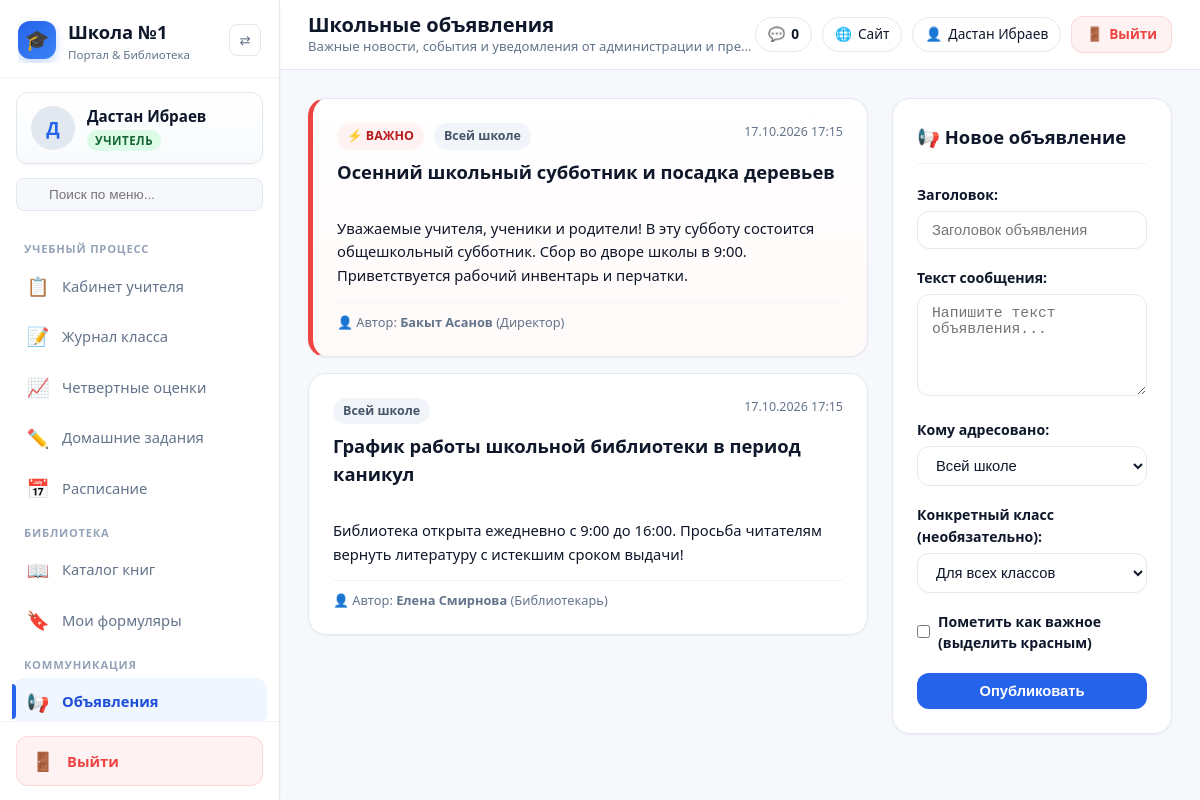
/school/announcements/ (signed in), run on the app's committed database.
### accounts/models.py (models this page shows, shortened)
class User(AbstractUser):
    role = models.CharField(
        max_length=20,
        choices=Role.choices,
        default=Role.STUDENT,
        verbose_name="Роль"
    )
    phone = models.CharField(
        max_length=30,
        blank=True,
        verbose_name="Номер телефона"
    )
    linked_gmail = models.EmailField(
        blank=True,
        null=True,
        verbose_name="Привязанный Gmail",
        help_text="Для сброса пароля и уведомлений"
    )
    avatar = models.ImageField(
        upload_to='avatars/',
        null=True,
        blank=True,
        verbose_name="Фото профиля"
    )
    preferred_language = models.CharField(
        max_length=10,
        default='ru',
        choices=[
            ('ru', 'Русский'),
            ('kg', 'Кыргызча'),
            ('en', 'English'),
        ],
        verbose_name="Язык интерфейса"
    )
    font_size = models.CharField(
        max_length=10,
        default='normal',
        choices=[
            ('compact', 'Компактный (90%)'),
            ('normal', 'Стандартный (100%)'),
            ('large', 'Крупный (115%)'),
        ],
        verbose_name="Размер текста"
    )
    class Meta:
        verbose_name = "Пользователь"
        verbose_name_plural = "Пользователи"
    @property
    def is_student(self):
        return self.role == Role.STUDENT
    @property
    def is_parent(self):
        return self.role == Role.PARENT
    @property
    def is_teacher(self):
        return self.role == Role.TEACHER
    @property
    def is_librarian(self):
        return self.role == Role.LIBRARIAN
    @property
    def role_title(self):
        return dict(Role.choices).get(self.role, self.role)
    @property
    def role_badge_class(self):
        classes = {
            Role.STUDENT: 'badge-student',
            Role.PARENT: 'badge-parent',
            Role.TEACHER: 'badge-teacher',
            Role.LIBRARIAN: 'badge-librarian',
            Role.DIRECTOR: 'badge-director',
        }
        return classes.get(self.role, 'badge-secondary')
    @property
    def display_name(self):
        full = self.get_full_name()
        if full.strip():
            return full
        return self.username

### school/models.py (models this page shows, shortened)
class Announcement(models.Model):
    TARGET_ROLES = [
        ('all', 'Всей школе'),
        ('students', 'Ученикам'),
        ('parents', 'Родителям'),
        ('teachers', 'Учителям'),
    ]
    title = models.CharField(max_length=200, verbose_name="Заголовок")
    content = models.TextField(verbose_name="Текст объявления")
    author = models.ForeignKey(settings.AUTH_USER_MODEL, on_delete=models.CASCADE, related_name='announcements', verbose_name="Автор")
    target_role = models.CharField(max_length=20, choices=TARGET_ROLES, default='all', verbose_name="Кому адресовано")
    target_class = models.ForeignKey(SchoolClass, null=True, blank=True, on_delete=models.SET_NULL, verbose_name="Для конкретного класса")
    is_important = models.BooleanField(default=False, verbose_name="Важное объявление")
    created_at = models.DateTimeField(auto_now_add=True, verbose_name="Дата публикации")
    class Meta:
        verbose_name = "Объявление"
        verbose_name_plural = "Объявления"
        ordering = ['-is_important', '-created_at']

### school/views.py (the view, shortened to what this page needs)
# urls.py: path('announcements/', views.announcements_view, name='announcements'),
@login_required
def announcements_view(request):
    user = request.user
    role_q = Q(target_role='all')
    if user.is_student:
        role_q |= Q(target_role='students')
    elif user.is_parent:
        role_q |= Q(target_role='parents')
    elif user.is_teacher:
        role_q |= Q(target_role='teachers')
    announcements = Announcement.objects.filter(role_q).select_related('author', 'target_class').order_by('-is_important', '-created_at')
    classes = SchoolClass.objects.all().order_by('number', 'letter')
    return render(request, 'school/announcements.html', {
        'announcements': announcements,
        'classes': classes,
    })

### school/models.py (called while the page is built)
    @property
    def name(self):
        return f"{self.number}-{self.letter}"

### templates/school/announcements.html (shortened to what this page needs)
{% extends 'base.html' %}
{% load static %}
{% block page_title %}Школьные объявления{% endblock %}
{% block page_subtitle %}Важные новости, события и уведомления от администрации и преподавателей{% endblock %}
{% block content %}
<div class="grid-aside-2-1">
  <div style="display: flex; flex-direction: column; gap: 16px;">
    {% for a in announcements %}
      <div class="card" style="margin-bottom: 0; {% if a.is_important %}border-left: 5px solid var(--danger); background: linear-gradient(180deg, #fff, #fff9f9);{% endif %}">
        <div style="display: flex; justify-content: space-between; align-items: flex-start; margin-bottom: 8px;">
          <div>
            {% if a.is_important %}
              <span class="badge badge-danger" style="margin-right: 6px;">⚡ ВАЖНО</span>
            {% endif %}
            <span class="badge badge-secondary">{{ a.get_target_role_display }}</span>
          </div>
          <span style="font-size: 0.78rem; color: var(--text-muted);">{{ a.created_at|date:"d.m.Y H:i" }}</span>
        </div>
        <h3 style="font-size: 1.15rem; font-weight: 700; color: var(--text-main); margin-bottom: 8px;">
          {{ a.title }}
        </h3>
        <div style="color: var(--text-main); font-size: 0.92rem; line-height: 1.6; white-space: pre-line;">
          {{ a.content }}
        </div>
        <div style="margin-top: 14px; padding-top: 10px; border-top: 1px solid var(--border-light); font-size: 0.8rem; color: var(--text-muted); display: flex; align-items: center; gap: 8px;">
          <span>👤 Автор: <strong>{{ a.author.display_name }}</strong> ({{ a.author.role_title }})</span>
        </div>
      </div>
    {% empty %}
      <div class="card" style="text-align: center; padding: 40px; color: var(--text-muted);">
        Объявлений пока нет
      </div>
    {% endfor %}
  </div>
  <div>
    {% if request.user.is_teacher or request.user.is_director or request.user.is_librarian %}
      <div class="card">
        <div class="card-header">
          <h2 class="card-title">📢 Новое объявление</h2>
        </div>
        <form method="post">
          <div class="form-group">
            <label class="form-label">Заголовок:</label>
            <input type="text" name="title" class="form-control" placeholder="Заголовок объявления" required>
          </div>
          <div class="form-group">
            <label class="form-label">Текст сообщения:</label>
            <textarea name="content" class="form-control" rows="5" placeholder="Напишите текст объявления..." required></textarea>
          </div>
          <div class="form-group">
            <label class="form-label">Кому адресовано:</label>
            <select name="target_role" class="form-select">
              <option value="all">Всей школе</option>
            </select>
          </div>
          <div class="form-group">
            <label class="form-label">Конкретный класс (необязательно):</label>
            <select name="target_class" class="form-select">
              <option value="">Для всех классов</option>
            </select>
          </div>
          <div class="form-group" style="display: flex; align-items: center; gap: 8px;">
            <input type="checkbox" name="is_important" id="id_important">
            <label for="id_important" style="font-size: 0.88rem; font-weight: 600; cursor: pointer;">
              Пометить как важное (выделить красным)
            </label>
          </div>
          <div style="margin-top: 20px;">
            <button type="submit" class="btn btn-primary" style="width: 100%;">
              Опубликовать
            </button>
          </div>
        </form>
      </div>
    {% else %}
      <div class="card">
        <div style="font-size: 0.9rem; color: var(--text-muted); line-height: 1.5;">
          💡 Все общешкольные и классные объявления отображаются здесь и в вашем личном кабинете.
        </div>
      </div>
    {% endif %}
  </div>
</div>
{% endblock %}

### templates/base.html (shortened to what this page needs)
{% load static %}
<!DOCTYPE html>
<html lang="ru">
<head>
  <link rel="stylesheet" href="{% static 'css/style.css' %}">
</head>
<body class="{% if request.user.is_authenticated and request.user.font_size == 'compact' %}font-compact{% elif request.user.is_authenticated and request.user.font_size == 'large' %}font-large{% endif %}">
  <div class="app-layout">
    {% if request.user.is_authenticated %}
    <aside class="sidebar" id="sidebar">
      <div class="sidebar-header">
        <a href="{% url 'dashboard' %}" class="brand-link">
          <div class="brand-icon">🎓</div>
          <div class="brand-text">
            <div>Школа №1</div>
            <div style="font-size: 0.72rem; color: var(--text-muted); font-weight: 500;">Портал & Библиотека</div>
          </div>
        </a>
        <button type="button" class="sidebar-toggle-btn" id="sidebarToggle" title="Свернуть/развернуть меню">
          ⇄
        </button>
      </div>
      <div class="sidebar-profile-card">
        {% if request.user.avatar %}
          <img src="{{ request.user.avatar.url }}" alt="{{ request.user.display_name }}" class="profile-avatar">
        {% else %}
          <div class="profile-avatar">
            {{ request.user.first_name|default:request.user.username|slice:":1"|upper }}
          </div>
        {% endif %}
        <div class="profile-info">
          <div class="profile-name" title="{{ request.user.display_name }}">{{ request.user.display_name }}</div>
          <span class="profile-badge {{ request.user.role_badge_class }}">
            {{ request.user.role_title }}
          </span>
        </div>
      </div>
      <div class="sidebar-search">
        <div class="sidebar-search-wrapper">
          <input type="text" class="sidebar-search-input" id="sidebarSearch" placeholder="Поиск по меню...">
        </div>
      </div>
      <nav class="sidebar-nav">
        {% if request.user.is_student %}
          <div class="nav-group-title">Учебный процесс</div>
          <a href="{% url 'school:student_cabinet' %}" class="nav-link {% if request.resolver_match.url_name == 'student_cabinet' %}active{% endif %}">
            <span class="nav-icon">📊</span>
            <span class="nav-label">Мой кабинет</span>
          </a>
          <a href="{% url 'school:schedule' %}" class="nav-link {% if request.resolver_match.url_name == 'schedule' %}active{% endif %}">
            <span class="nav-icon">📅</span>
            <span class="nav-label">Расписание уроков</span>
          </a>
          <div class="nav-group-title">Библиотека</div>
          <a href="{% url 'library:catalog' %}" class="nav-link {% if request.resolver_match.url_name == 'catalog' %}active{% endif %}">
            <span class="nav-icon">📖</span>
            <span class="nav-label">Каталог книг</span>
          </a>
          <a href="{% url 'library:my_books' %}" class="nav-link {% if request.resolver_match.url_name == 'my_books' %}active{% endif %}">
            <span class="nav-icon">🔖</span>
            <span class="nav-label">Мои книги и брони</span>
            {% if user_overdue_books_count > 0 %}
              <span class="nav-counter counter-danger" title="Просрочено книг!">{{ user_overdue_books_count }}</span>
            {% elif user_active_loans_count > 0 %}
              <span class="nav-counter">{{ user_active_loans_count }}</span>
            {% endif %}
          </a>
          <div class="nav-group-title">Школа</div>
          <a href="{% url 'school:announcements' %}" class="nav-link {% if request.resolver_match.url_name == 'announcements' %}active{% endif %}">
            <span class="nav-icon">📢</span>
            <span class="nav-label">Объявления</span>
          </a>
          <a href="{% url 'school:messages' %}" class="nav-link {% if request.resolver_match.url_name == 'messages' %}active{% endif %}">
            <span class="nav-icon">💬</span>
            <span class="nav-label">Сообщения</span>
            {% if unread_messages_count > 0 %}
              <span class="nav-counter">{{ unread_messages_count }}</span>
            {% endif %}
          </a>
        {% elif request.user.is_teacher %}
          <div class="nav-group-title">Учебный процесс</div>
          <a href="{% url 'school:teacher_cabinet' %}" class="nav-link {% if request.resolver_match.url_name == 'teacher_cabinet' %}active{% endif %}">
            <span class="nav-icon">📋</span>
            <span class="nav-label">Кабинет учителя</span>
          </a>
          <a href="{% url 'school:class_journal' %}" class="nav-link {% if request.resolver_match.url_name == 'class_journal' %}active{% endif %}">
            <span class="nav-icon">📝</span>
            <span class="nav-label">Журнал класса</span>
          </a>
          <a href="{% url 'school:quarter_grades' %}" class="nav-link {% if request.resolver_match.url_name == 'quarter_grades' %}active{% endif %}">
            <span class="nav-icon">📈</span>
            <span class="nav-label">Четвертные оценки</span>
          </a>
          <a href="{% url 'school:homework_manage' %}" class="nav-link {% if request.resolver_match.url_name == 'homework_manage' %}active{% endif %}">
            <span class="nav-icon">✏️</span>
            <span class="nav-label">Домашние задания</span>
          </a>
          <a href="{% url 'school:schedule' %}" class="nav-link {% if request.resolver_match.url_name == 'schedule' %}active{% endif %}">
            <span class="nav-icon">📅</span>
            <span class="nav-label">Расписание</span>
          </a>
          <div class="nav-group-title">Библиотека</div>
          <a href="{% url 'library:catalog' %}" class="nav-link {% if request.resolver_match.url_name == 'catalog' %}active{% endif %}">
            <span class="nav-icon">📖</span>
            <span class="nav-label">Каталог книг</span>
          </a>
          <a href="{% url 'library:my_books' %}" class="nav-link {% if request.resolver_match.url_name == 'my_books' %}active{% endif %}">
            <span class="nav-icon">🔖</span>
            <span class="nav-label">Мои формуляры</span>
          </a>
          <div class="nav-group-title">Коммуникация</div>
          <a href="{% url 'school:announcements' %}" class="nav-link {% if request.resolver_match.url_name == 'announcements' %}active{% endif %}">
            <span class="nav-icon">📢</span>
            <span class="nav-label">Объявления</span>
          </a>
        {% endif %}
      </nav>
      <div class="sidebar-footer">
        <a href="{% url 'logout' %}" class="logout-btn-nav" title="Выйти из системы">
          <span class="nav-icon">🚪</span>
          <span class="logout-text">Выйти</span>
        </a>
      </div>
    </aside>
    {% endif %}
    <div class="main-wrapper" style="{% if not request.user.is_authenticated %}margin-left: 0;{% endif %}">
      <header class="topbar">
        <div class="topbar-left">
          <div class="topbar-titles">
            <h1 class="page-title">{% block page_title %}Школьный портал{% endblock %}</h1>
            <div class="page-subtitle">{% block page_subtitle %}{% endblock %}</div>
          </div>
        </div>
        <div class="topbar-right">
          {% if request.user.is_authenticated %}
            <a href="{% url 'school:messages' %}" class="topbar-chip" title="Личные сообщения">
              💬 <span style="font-weight: 600;">{{ unread_messages_count }}</span>
            </a>
            <a href="{% url 'home' %}" class="topbar-chip topbar-chip-site" title="Перейти на сайт школы">
              🌐 <span class="hide-mobile">Сайт</span>
            </a>
            <a href="{% url 'accounts:settings' %}" class="topbar-chip topbar-chip-user" title="Профиль: {{ request.user.display_name }}">
              👤 <span class="hide-mobile">{{ request.user.display_name|truncatechars:14 }}</span>
            </a>
            <a href="{% url 'logout' %}" class="topbar-logout-link" title="Выйти из учётной записи">
              <span>🚪</span> <span class="hide-mobile">Выйти</span>
            </a>
          {% endif %}
        </div>
      </header>
      <main class="content-body">
        {% block content %}{% endblock %}
      </main>
    </div>
  </div>
</body>
</html>

### data on the page
User: user.first_name "Д", user.display_name "Дастан Ибраев", user.role_title "УЧИТЕЛЬ"
Announcement: is_important "⚡ ВАЖНО", target_role "Всей школе", created_at "17.10.2026 17:15", title "Осенний школьный субботник и посадка деревьев", content "Уважаемые учителя, ученики и родители! В эту субботу состоится общешкольный субботник. Сбор во дворе школы в 9:00. Приветствуется рабочий инвентарь и перчатки.", author.display_name "Бакыт Асанов", author.role_title "Директор"
Announcement: target_role "Всей школе", created_at "17.10.2026 17:15", title "График работы школьной библиотеки в период каникул", content "Библиотека открыта ежедневно с 9:00 до 16:00. Просьба читателям вернуть литературу с истекшим сроком выдачи!", author.display_name "Елена Смирнова", author.role_title "Библиотекарь"

### other printed values
{{ unread_messages_count }} "0"
